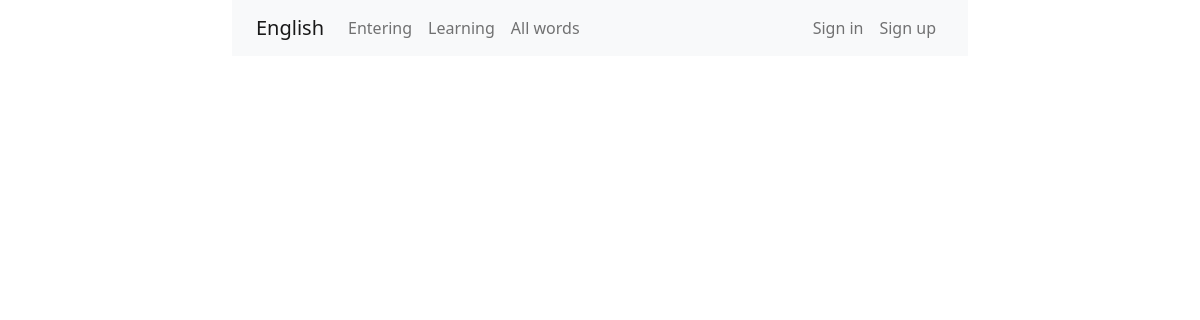
Before: /learn-words/learning_words with the older database file.
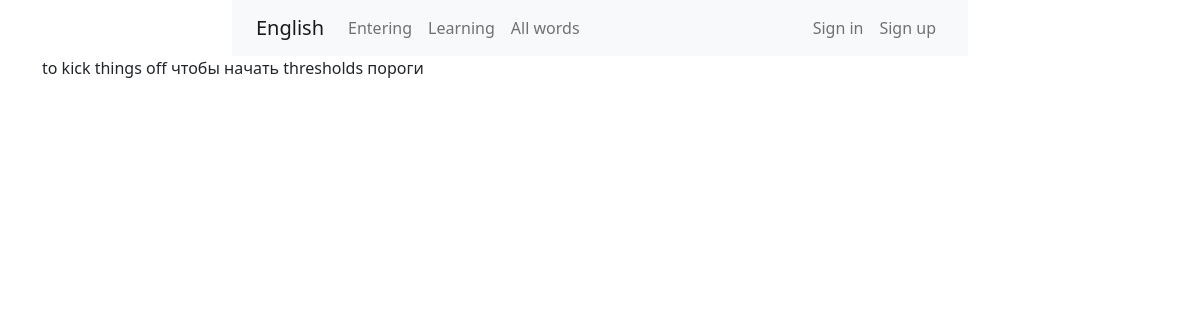
After: the same page with the newer database file.
### models.py (models this page shows, shortened)
class LearningWords(db.Model):
    id = db.Column(db.Integer, primary_key=True)
    eng_word = db.Column(db.String(200), nullable=False)
    ru_word = db.Column(db.String(200), nullable=False)

### learn_words/blueprint.py (the view)
@learn_words.route('/learning_words', methods=('GET', 'POST'))
def learning():
    learn_words = LearningWords.query.all()
    return render_template('learn_words/learning.html', learn_words=learn_words)

### learn_words/templates/learn_words/learning.html (shortened to what this page needs)
{% extends 'base.html' %}
{% block content %}
<div class="container">
    <div class="row">
        <div class="col-6">
            {% for learn_word in learn_words %}
            {{ learn_word.eng_word }}
            {{ learn_word.ru_word }}
            {% endfor %}
        </div>
    </div>
</div>
{% endblock %}

### templates/base.html (shortened to what this page needs)
<!DOCTYPE html>
<html lang="en">
<head>
    <link href="https://cdn.jsdelivr.net/npm/bootstrap@5.0.0-beta1/dist/css/bootstrap.min.css" rel="stylesheet"
>
    <link rel="stylesheet" href="{{ url_for('static', filename='main.css')}}">
</head>
<body>
    <div class="container">
        <div class="row justify-content-center">
            <div class="col-8">
                <nav class="navbar navbar-expand-lg navbar-light bg-light">
                    <div class="container-fluid">
                        <a class="navbar-brand" href="{{ url_for('enter_words.index') }}">English</a>
                        <div class="collapse navbar-collapse" id="navbarNav">
                            <ul class="navbar-nav">
                                <li class="nav-item">
                                    <a class="nav-link" href="{{ url_for('enter_words.index') }}">Entering</a>
                                </li>
                                <li class="nav-item">
                                    <a class="nav-link" href="{{ url_for('learn_words.index') }}">Learning</a>
                                </li>
                                <li class="nav-item">
                                    <a class="nav-link" href="{{ url_for('all_words.index') }}">All words</a>
                                </li>
                            </ul>
                        </div>
                        <div class="collapse navbar-collapse" id="navbarNav">
                            <ul class="navbar-nav ms-auto">
                                {% if current_user.is_anonymous %}
                                <li class="nav-item">
                                    <a class="nav-link" href="{{ url_for('user_enter.sign_in') }}">Sign in</a>
                                </li>
                                <li class="nav-item">
                                    <a class="nav-link" href="{{ url_for('user_enter.sign_up') }}">Sign up</a>
                                </li>
                                {% endif %}
                            </ul>
                        </div>
                    </div>
                </nav>
            </div>
        </div>
    </div>
    {% block content %}{% endblock %}
</body>
</html>

Changed rows visible on the page:
added LearningWords: eng_word "to kick things off", ru_word "чтобы начать"
added LearningWords: eng_word "thresholds", ru_word "пороги"
